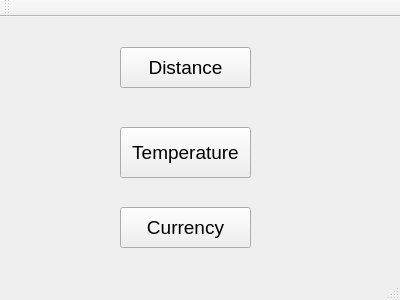
<?xml version="1.0" encoding="UTF-8"?>
<ui version="4.0">
 <class>MainWindow</class>
 <widget class="QMainWindow" name="MainWindow">
  <property name="geometry">
   <rect>
    <x>0</x>
    <y>0</y>
    <width>400</width>
    <height>300</height>
   </rect>
  </property>
  <property name="windowTitle">
   <string>MainWindow</string>
  </property>
  <widget class="QWidget" name="centralWidget">
   <widget class="QPushButton" name="pushButton">
    <property name="geometry">
     <rect>
      <x>120</x>
      <y>30</y>
      <width>131</width>
      <height>41</height>
     </rect>
    </property>
    <property name="font">
     <font>
      <pointsize>14</pointsize>
     </font>
    </property>
    <property name="text">
     <string>Distance</string>
    </property>
   </widget>
   <widget class="QPushButton" name="pushButton_2">
    <property name="geometry">
     <rect>
      <x>120</x>
      <y>110</y>
      <width>131</width>
      <height>51</height>
     </rect>
    </property>
    <property name="font">
     <font>
      <pointsize>14</pointsize>
     </font>
    </property>
    <property name="text">
     <string>Temperature</string>
    </property>
   </widget>
   <widget class="QPushButton" name="pushButton_3">
    <property name="geometry">
     <rect>
      <x>120</x>
      <y>190</y>
      <width>131</width>
      <height>41</height>
     </rect>
    </property>
    <property name="font">
     <font>
      <pointsize>14</pointsize>
     </font>
    </property>
    <property name="text">
     <string>Currency</string>
    </property>
   </widget>
  </widget>
  <widget class="QToolBar" name="mainToolBar">
   <attribute name="toolBarArea">
    <enum>TopToolBarArea</enum>
   </attribute>
   <attribute name="toolBarBreak">
    <bool>false</bool>
   </attribute>
  </widget>
  <widget class="QStatusBar" name="statusBar"/>
 </widget>
 <layoutdefault spacing="6" margin="11"/>
 <resources/>
 <connections/>
</ui>
